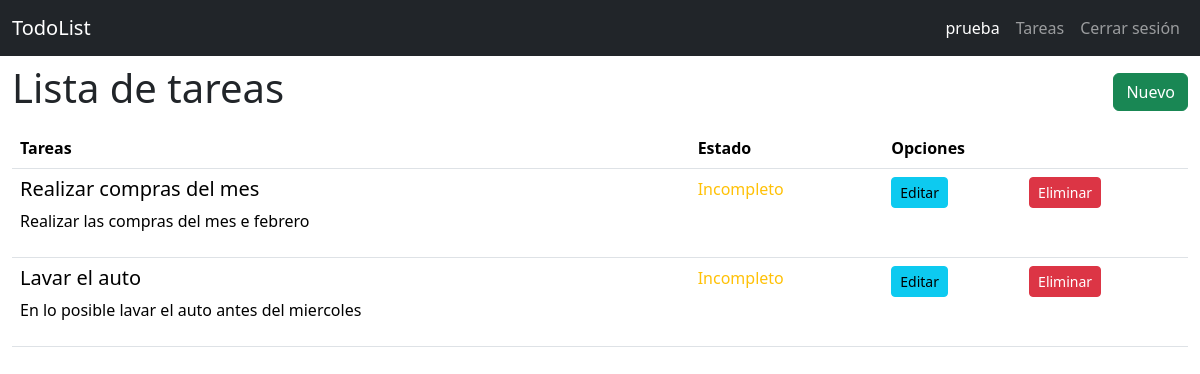
Screenshot of /todo/list/ (signed in) with the database file from the repository.
### todor/models.py (models this page shows, shortened)
class User(db.Model):
    id = db.Column(db.Integer, primary_key=True)
    username = db.Column(db.String(20), unique= True, nullable=False)
    password = db.Column(db.Text, nullable=False)

class Todo(db.Model):
    id = db.Column(db.Integer, primary_key=True)
    created_by = db.Column(db.Integer, db.ForeignKey('user.id'), nullable=False)# Se crea relacion con el usuario
    title = db.Column(db.String(100), nullable=False)
    desc = db.Column(db.Text)
    state= db.Column(db.Boolean, default=False)

### todor/todo.py (the view)
@bp.route('list/')
@login_required
def index():
    todos=Todo.query.all()
    return render_template('todo/index.html', todos=todos)

### todor/auth.py (called while the page is built)
@bp.before_app_request #Ejecuta la función en cada petición
def load_logged_in_used():
    user_id=session.get('user_id') #Obtiene el id del usuario que tiene la sesion
    if user_id is None:
        g.user=None
    else:
        g.user=User.query.get_or_404(user_id)

def login_required(view):
    @functools.wraps(view)
    def wraps_view(** kwargs):
         if g.user is None:
              return redirect(url_for('auth.login'))
         return view(**kwargs)
    return wraps_view

### todor/templates/todo/index.html
{% extends 'base.html'%}
{% block content %}
<section class="container-fluid">
    <nav class="navbar">
        <h1>{% block title%} Lista de tareas {% endblock %}</h1>
        <a href="{{ url_for('todo.create')}}" class="btn btn-success"> Nuevo </a>
    </nav>
    <table class="table">
        <thead>
            <tr>
                <th class="col">Tareas</th>
                <th class="col">Estado</th>
                <th class="col" colspan="2">Opciones</th>
            </tr>
        </thead>
        <tbody>
            {% for todo in todos | reverse %}
            {% if g.user.id == todo.created_by %}
            <tr>
                <td>
                    <h5> {{todo.title}}</h5>
                    <p>{{todo.desc}}</p>
                </td>
                <td>
                     {% if todo.state== false %}
                     <span class="text-warning"> Incompleto </span>
                     {% else %}
                     <span class="text-success"> Completado </span>
                     {% endif %}
                </td>
                <td>
                    <a href="{{ url_for('todo.update', id=todo.id)}}" class="btn btn-info btn-sm"> Editar</a>
                </td>
                <td>
                    <a href="{{ url_for('todo.delete', id=todo.id)}}" class="btn btn-danger btn-sm"> Eliminar</a>
                </td>
            </tr>
            {% endif %}
            {% endfor %}
        </tbody>
    </table>
</section>
{% endblock %}

### todor/templates/base.html (shortened to what this page needs)
<!DOCTYPE html>
<html lang="en">
<head>
    <link href="https://cdn.jsdelivr.net/npm/bootstrap@5.3.2/dist/css/bootstrap.min.css" rel="stylesheet"
>
</head>
<body>
    <nav class="navbar navbar-expand-sm navbar-dark bg-dark"  data-bs-theme="dark">
        <div class="container-fluid">
          <a class="navbar-brand" href="{{ url_for('index')}}"> TodoList</a>
          <div class="collapse navbar-collapse justify-content-end" id="navbarNav">
            <ul class="navbar-nav">
              {% if g.user %}
                <li class="nav-item">
                  <span  class=" nav-link active" > {{g.user.username}}</span>
                </li>
                <li class="nav-item">
                  <a class="nav-link" href="{{ url_for('todo.index')}}">Tareas</a>
                </li>
                <li class="nav-item">
                  <a class="nav-link" href="{{url_for('auth.logout')}}">Cerrar sesión</a>
                </li>
              {% endif %}
            </ul>
          </div>
        </div>
    </nav>
    {% block content %}
    {% endblock %}
</body>
</html>

### rows the page displays
User: user.username "prueba"
Todo: title "Realizar compras del mes", desc "Realizar las compras del mes e febrero", state "Incompleto"
Todo: title "Lavar el auto", desc "En lo posible lavar el auto antes del miercoles", state "Incompleto"
